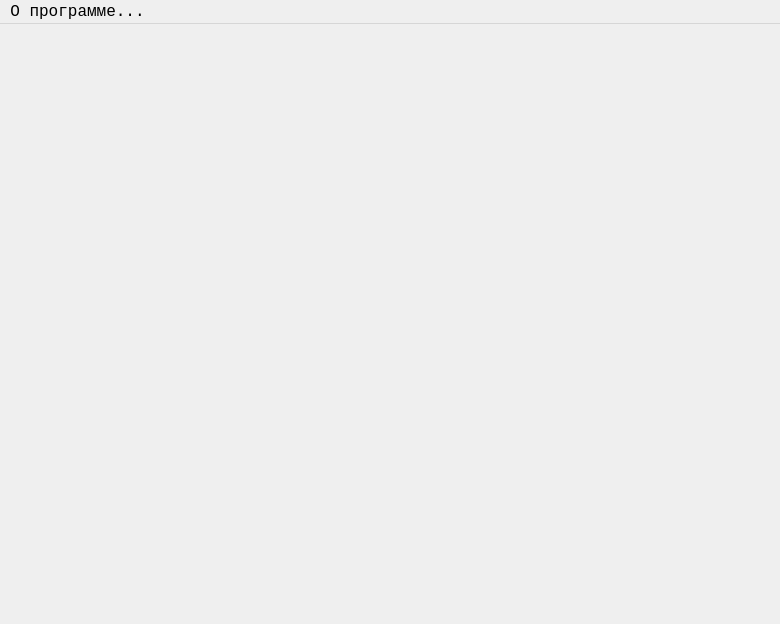
<?xml version="1.0" encoding="UTF-8"?>
<ui version="4.0">
 <class>MainWindow</class>
 <widget class="QMainWindow" name="MainWindow">
  <property name="geometry">
   <rect>
    <x>0</x>
    <y>0</y>
    <width>780</width>
    <height>624</height>
   </rect>
  </property>
  <property name="sizePolicy">
   <sizepolicy hsizetype="Preferred" vsizetype="Preferred">
    <horstretch>0</horstretch>
    <verstretch>0</verstretch>
   </sizepolicy>
  </property>
  <property name="minimumSize">
   <size>
    <width>780</width>
    <height>624</height>
   </size>
  </property>
  <property name="maximumSize">
   <size>
    <width>780</width>
    <height>624</height>
   </size>
  </property>
  <property name="font">
   <font>
    <family>Monospace</family>
    <pointsize>12</pointsize>
   </font>
  </property>
  <property name="windowTitle">
   <string>Алгоритм Дейкстры перевода в обратную польскую запись</string>
  </property>
  <property name="autoFillBackground">
   <bool>true</bool>
  </property>
  <property name="tabShape">
   <enum>QTabWidget::Rounded</enum>
  </property>
  <widget class="QWidget" name="centralwidget">
   <widget class="QStackedWidget" name="stackedWidget">
    <property name="geometry">
     <rect>
      <x>0</x>
      <y>0</y>
      <width>780</width>
      <height>600</height>
     </rect>
    </property>
    <property name="sizePolicy">
     <sizepolicy hsizetype="Expanding" vsizetype="Expanding">
      <horstretch>0</horstretch>
      <verstretch>0</verstretch>
     </sizepolicy>
    </property>
    <property name="currentIndex">
     <number>2</number>
    </property>
    <widget class="QWidget" name="clean_show"/>
    <widget class="QWidget" name="main_menu">
     <widget class="QWidget" name="verticalLayoutWidget_2">
      <property name="geometry">
       <rect>
        <x>160</x>
        <y>60</y>
        <width>461</width>
        <height>461</height>
       </rect>
      </property>
      <layout class="QVBoxLayout" name="menu">
       <property name="spacing">
        <number>0</number>
       </property>
       <item>
        <widget class="QPushButton" name="Theory">
         <property name="sizePolicy">
          <sizepolicy hsizetype="Preferred" vsizetype="Preferred">
           <horstretch>0</horstretch>
           <verstretch>0</verstretch>
          </sizepolicy>
         </property>
         <property name="font">
          <font>
           <family>Monospace</family>
           <pointsize>12</pointsize>
           <weight>50</weight>
           <bold>false</bold>
          </font>
         </property>
         <property name="text">
          <string>Теория</string>
         </property>
        </widget>
       </item>
       <item>
        <widget class="QPushButton" name="Demo">
         <property name="sizePolicy">
          <sizepolicy hsizetype="Preferred" vsizetype="Preferred">
           <horstretch>0</horstretch>
           <verstretch>0</verstretch>
          </sizepolicy>
         </property>
         <property name="font">
          <font>
           <family>Monospace</family>
           <pointsize>12</pointsize>
           <weight>50</weight>
           <bold>false</bold>
          </font>
         </property>
         <property name="text">
          <string>Демонстрация</string>
         </property>
        </widget>
       </item>
       <item>
        <widget class="QPushButton" name="Train">
         <property name="sizePolicy">
          <sizepolicy hsizetype="Preferred" vsizetype="Preferred">
           <horstretch>0</horstretch>
           <verstretch>0</verstretch>
          </sizepolicy>
         </property>
         <property name="font">
          <font>
           <family>Monospace</family>
           <pointsize>12</pointsize>
          </font>
         </property>
         <property name="text">
          <string>Тренировка</string>
         </property>
        </widget>
       </item>
       <item>
        <widget class="QPushButton" name="Change">
         <property name="sizePolicy">
          <sizepolicy hsizetype="Preferred" vsizetype="Preferred">
           <horstretch>0</horstretch>
           <verstretch>0</verstretch>
          </sizepolicy>
         </property>
         <property name="font">
          <font>
           <family>Monospace</family>
           <pointsize>12</pointsize>
           <weight>50</weight>
           <bold>false</bold>
          </font>
         </property>
         <property name="text">
          <string>Поменять пользователя</string>
         </property>
        </widget>
       </item>
      </layout>
     </widget>
    </widget>
    <widget class="demo" name="demo_show"/>
    <widget class="train" name="training_show"/>
    <widget class="theory" name="theory_show"/>
    <widget class="admin" name="admin_show"/>
   </widget>
  </widget>
  <widget class="QMenuBar" name="menuBar">
   <property name="geometry">
    <rect>
     <x>0</x>
     <y>0</y>
     <width>780</width>
     <height>24</height>
    </rect>
   </property>
   <widget class="QMenu" name="Information">
    <property name="geometry">
     <rect>
      <x>340</x>
      <y>119</y>
      <width>254</width>
      <height>108</height>
     </rect>
    </property>
    <property name="title">
     <string>О программе...</string>
    </property>
    <addaction name="prog_info"/>
    <addaction name="Statistica"/>
   </widget>
   <addaction name="Information"/>
  </widget>
  <action name="prog_info">
   <property name="text">
    <string>Информация</string>
   </property>
  </action>
  <action name="Statistica">
   <property name="text">
    <string>Статистика</string>
   </property>
  </action>
 </widget>
 <customwidgets>
  <customwidget>
   <class>theory</class>
   <extends>QWidget</extends>
   <header location="global">theory.h</header>
   <container>1</container>
  </customwidget>
  <customwidget>
   <class>admin</class>
   <extends>QWidget</extends>
   <header location="global">admin.h</header>
   <container>1</container>
  </customwidget>
  <customwidget>
   <class>train</class>
   <extends>QWidget</extends>
   <header location="global">train.h</header>
   <container>1</container>
  </customwidget>
  <customwidget>
   <class>demo</class>
   <extends>QWidget</extends>
   <header location="global">demo.h</header>
   <container>1</container>
  </customwidget>
 </customwidgets>
 <resources/>
 <connections/>
</ui>
